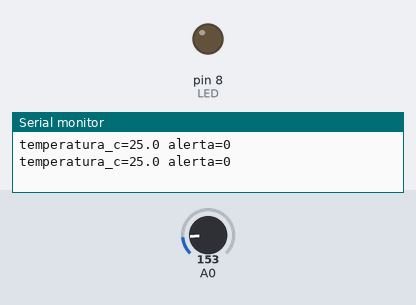
Bench run of a sketch on a simulated Arduino Uno, built with avr-gcc and run on an emulated ATmega328P. Parts: output pins drawn as LEDs (lit = HIGH), the last lines printed to the serial monitor. The test bench sets the inputs (shaded band); at power-on: A0 = 153.

Above: at 2.8 s.
2.9 s: A0 set to 179
At 4.2 s:
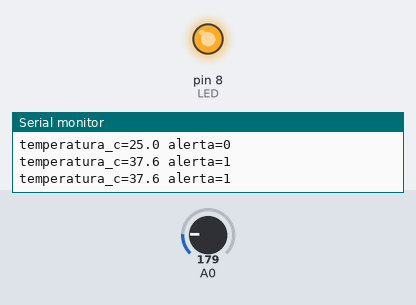
4.5 s: A0 set to 133
At 5.8 s:
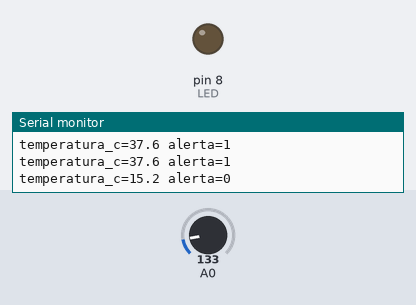
6.5 s: A0 set to 165
At 7.3 s:
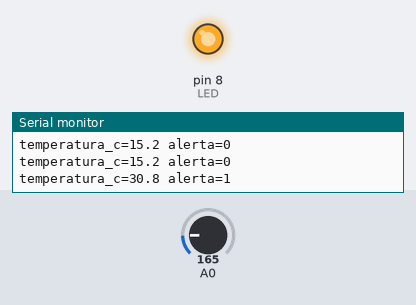
Timing chart, 0 to 9.5 s (numbered marks = the images above; inputs shaded):
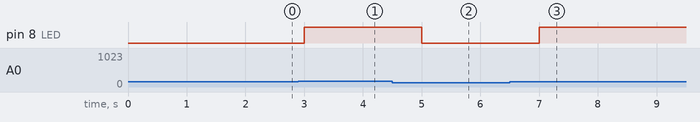

The sketch:

monitoreo_ambiental.ino
```cpp
#include "Logica.h"
#include <Arduino.h>
const byte LED = 8;
unsigned long ultimo = 0;
bool alerta = false;
void setup() {
  Serial.begin(115200);
  pinMode(LED, OUTPUT);
  digitalWrite(LED, LOW);
  Serial.println(
      F("TMP36: alta >=30 C, libera <=28 C; LED indica alerta o dato invalido"));
}
void loop() {
  if (millis() - ultimo < 1000)
    return;
  ultimo = millis();
  float t;
  if (!Curso::temperaturaTmp36(analogRead(A0), 5.0, t)) {
    alerta = false;
    digitalWrite(LED, HIGH);
    Serial.println(F("DATO INVALIDO; LED ON diagnostico, no temperatura 0"));
    return;
  }
  alerta = Curso::histeresisAlta(t, alerta, 30, 28);
  digitalWrite(LED, alerta);
  Serial.print(F("temperatura_c="));
  Serial.print(t, 1);
  Serial.print(F(" alerta="));
  Serial.println(alerta);
}
```

Logica.h
```cpp
#pragma once
#include <math.h>
#include <stdint.h>
namespace Curso {
inline bool transcurrido(uint32_t ahora, uint32_t antes, uint32_t periodo) {
  return uint32_t(ahora - antes) >= periodo;
}
inline uint8_t pwmDesdeAdc(uint16_t raw) {
  if (raw > 1023)
    raw = 1023;
  return (uint32_t(raw) * 255) / 1023;
}
inline bool temperaturaTmp36(uint16_t raw, float referencia, float &t) {
  if (raw > 1023 || !isfinite(referencia) || referencia <= 0)
    return false;
  t = ((raw + 0.5f) * referencia / 1024.0f - 0.5f) * 100.0f;
  return isfinite(t) && t >= -40 && t <= 125;
}
inline bool distanciaCm(uint32_t tiempo, float &cm) {
  if (!tiempo)
    return false;
  cm = tiempo * 0.0343f / 2.0f;
  return cm >= 2 && cm <= 400;
}
inline bool histeresisAlta(float valor, bool anterior, float alto, float bajo) {
  return anterior ? valor > bajo : valor >= alto;
}
struct Boton {
  bool crudo = true, estable = true;
  uint32_t cambio = 0;
  bool actualizar(bool nivel, uint32_t ahora) {
    if (nivel != crudo) {
      crudo = nivel;
      cambio = ahora;
    }
    if (crudo != estable && transcurrido(ahora, cambio, 30)) {
      estable = crudo;
      return !estable;
    }
    return false;
  }
};
} // namespace Curso
```

Measured:
- the behaviour switches between 163 and 164 on A0 (found by bisection; images 0 and 1)
- after the input at 2.9 s, pin 8 (LED): LOW → HIGH after 0.10 s
- after the input at 4.5 s, pin 8 (LED): HIGH → LOW after 0.50 s
- after the input at 6.5 s, pin 8 (LED): LOW → HIGH after 0.50 s
